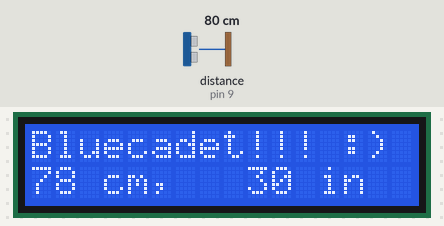
The sketch below on a simulated Arduino Uno, built with avr-gcc and run on an emulated ATmega328P. On the bench: 16×2 character LCD. Wiring (inferred from the names in the program): ultrasonic range finder: trigger pin 10; echo pin 9. Inputs (shaded band) come from the test bench; at power-on: distance to the obstacle (sensor on pin 9) 80 cm. The echo pulse lasts 58.3 µs per cm; what the sketch prints to the serial monitor is not drawn.

Above: at 1.2 s.
1.3 s: distance to the obstacle (sensor on pin 9) set to 2 cm
At 3.3 s:
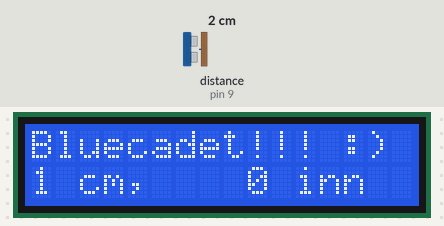
3.7 s: distance to the obstacle (sensor on pin 9) set to 4 cm
At 4.9 s:
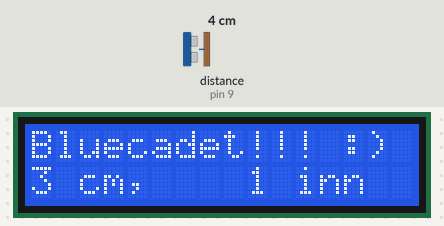
5.2 s: distance to the obstacle (sensor on pin 9) set to 9 cm
At 6.6 s:
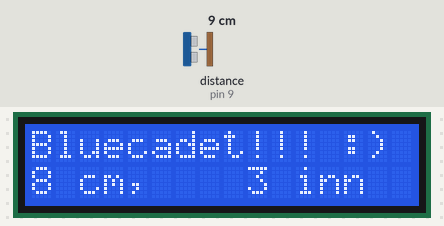
Timing chart, 0 to 8.2 s (numbered marks = the images above; inputs shaded):
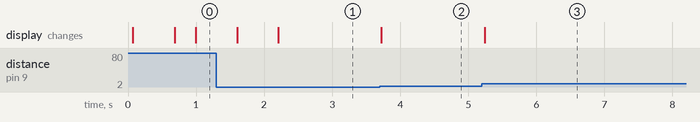

Measured:
- after the input at 1.3 s, the display: first changes after 0.31 s (image 1 shows a later state)
- after the input at 3.7 s, the display: changes at once (image 2)
- after the input at 5.2 s, the display: changes at once (image 3)

The sketch:

GOOD_proximity_sensor_w_LCD.ino
```cpp
// include the library code for the LCD and initialize it
// used https://www.thegeekpub.com/235425/arduino-ultrasonic-sensor-tutorial/
// and this to actually setup LCD https://www.arduino.cc/en/Tutorial/HelloWorld

#include <LiquidCrystal.h>
LiquidCrystal lcd(12, 11, 5, 4, 3, 2);

// defines pins numbers
const int echoPin = 9;
const int trigPin = 10;

// defines variables
long duration;
int distanceCM;
int distanceIN;

void setup() {
  pinMode(trigPin, OUTPUT); // Sets the trigPin as an Output
  pinMode(echoPin, INPUT); // Sets the echoPin as an Input
  lcd.begin(16, 2); // set up the LCD's number of columns and rows:
  lcd.setCursor(0,0); // set the cursor to home
  lcd.print("Bluecadet!!! :)"); // write our name
  Serial.begin(9600); // Starts the serial communication
}

void loop() {

  // Clears the trigPin
  digitalWrite(trigPin, LOW);
  delayMicroseconds(2);

  // Sets the trigPin on HIGH state for 10 micro seconds
  digitalWrite(trigPin, HIGH);
  delayMicroseconds(10);
  digitalWrite(trigPin, LOW);

  // Reads the echoPin, returns the sound wave travel time in microseconds
  duration = pulseIn(echoPin, HIGH);

  // Calculating the distance
  distanceCM = duration*0.034/2;
  distanceIN = duration*0.0133/2;

  // Prints the distance on the Serial Monitor
  lcd.setCursor(0, 1);
  lcd.print(distanceCM);
  lcd.print(" cm, ");
  lcd.setCursor(9, 1);
  lcd.print(distanceIN);
  lcd.print(" in");

  // Prints the distance on the Serial Monitor in CM
  Serial.print("DistanceCM: ");
  Serial.println(distanceCM);
  Serial.print("DistanceIN: ");
  Serial.println(distanceIN);

  delay(300);
}
```
